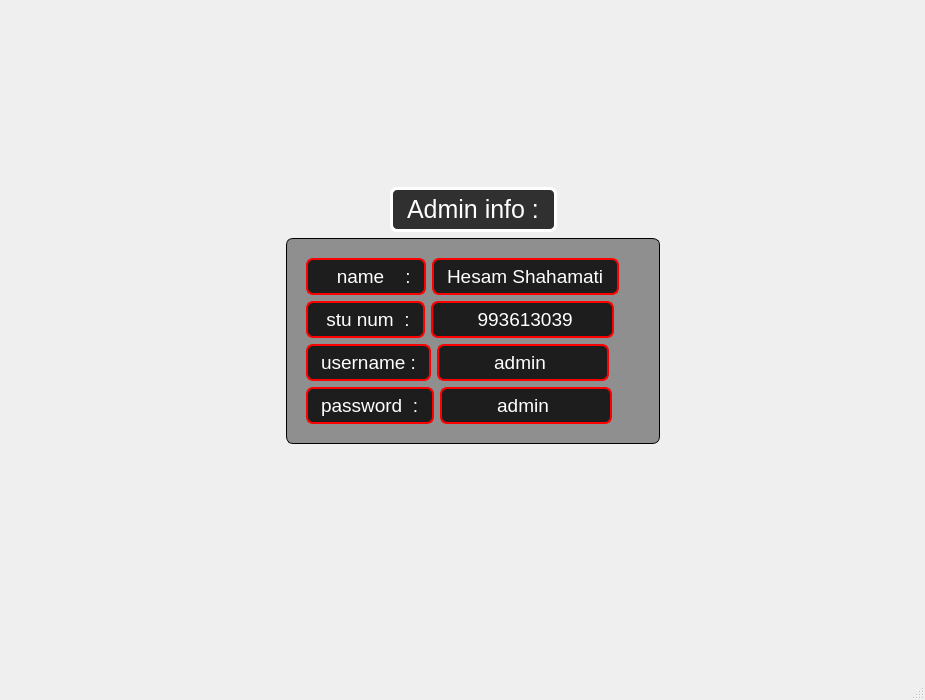
<?xml version="1.0" encoding="UTF-8"?>
<ui version="4.0">
 <class>admin_profile</class>
 <widget class="QMainWindow" name="admin_profile">
  <property name="geometry">
   <rect>
    <x>0</x>
    <y>0</y>
    <width>925</width>
    <height>700</height>
   </rect>
  </property>
  <property name="windowTitle">
   <string>MainWindow</string>
  </property>
  <property name="styleSheet">
   <string notr="true">#centralwidget
{
	border-image: url(:/img/C:/Users/DELTAcomputer/Desktop/lib1.jpg);
}</string>
  </property>
  <widget class="QWidget" name="centralwidget">
   <layout class="QVBoxLayout" name="verticalLayout_3">
    <item>
     <layout class="QHBoxLayout" name="horizontalLayout_4">
      <property name="leftMargin">
       <number>20</number>
      </property>
      <property name="topMargin">
       <number>20</number>
      </property>
      <property name="rightMargin">
       <number>20</number>
      </property>
      <property name="bottomMargin">
       <number>20</number>
      </property>
      <item>
       <widget class="QPushButton" name="pushButton">
        <property name="cursor">
         <cursorShape>PointingHandCursor</cursorShape>
        </property>
        <property name="toolTip">
         <string>Back</string>
        </property>
        <property name="styleSheet">
         <string notr="true">#pushButton
{
border : 10px;
}</string>
        </property>
        <property name="text">
         <string/>
        </property>
        <property name="icon">
         <iconset>
          <normaloff>C:/Users/DELTAcomputer/Desktop/icons/329353.png</normaloff>C:/Users/DELTAcomputer/Desktop/icons/329353.png</iconset>
        </property>
        <property name="iconSize">
         <size>
          <width>55</width>
          <height>55</height>
         </size>
        </property>
       </widget>
      </item>
      <item>
       <spacer name="horizontalSpacer">
        <property name="orientation">
         <enum>Qt::Horizontal</enum>
        </property>
        <property name="sizeHint" stdset="0">
         <size>
          <width>40</width>
          <height>20</height>
         </size>
        </property>
       </spacer>
      </item>
     </layout>
    </item>
    <item>
     <spacer name="verticalSpacer">
      <property name="orientation">
       <enum>Qt::Vertical</enum>
      </property>
      <property name="sizeHint" stdset="0">
       <size>
        <width>20</width>
        <height>40</height>
       </size>
      </property>
     </spacer>
    </item>
    <item>
     <layout class="QHBoxLayout" name="horizontalLayout_6">
      <property name="leftMargin">
       <number>20</number>
      </property>
      <property name="topMargin">
       <number>20</number>
      </property>
      <property name="rightMargin">
       <number>20</number>
      </property>
      <property name="bottomMargin">
       <number>20</number>
      </property>
      <item>
       <spacer name="horizontalSpacer_2">
        <property name="orientation">
         <enum>Qt::Horizontal</enum>
        </property>
        <property name="sizeHint" stdset="0">
         <size>
          <width>40</width>
          <height>20</height>
         </size>
        </property>
       </spacer>
      </item>
      <item>
       <layout class="QVBoxLayout" name="verticalLayout_2">
        <property name="leftMargin">
         <number>20</number>
        </property>
        <property name="topMargin">
         <number>20</number>
        </property>
        <property name="rightMargin">
         <number>0</number>
        </property>
        <property name="bottomMargin">
         <number>20</number>
        </property>
        <item>
         <widget class="QWidget" name="lay2" native="true">
          <property name="styleSheet">
           <string notr="true"/>
          </property>
          <layout class="QHBoxLayout" name="horizontalLayout_5">
           <property name="leftMargin">
            <number>20</number>
           </property>
           <property name="topMargin">
            <number>20</number>
           </property>
           <property name="rightMargin">
            <number>20</number>
           </property>
           <property name="bottomMargin">
            <number>0</number>
           </property>
           <item>
            <spacer name="horizontalSpacer_8">
             <property name="orientation">
              <enum>Qt::Horizontal</enum>
             </property>
             <property name="sizeHint" stdset="0">
              <size>
               <width>40</width>
               <height>20</height>
              </size>
             </property>
            </spacer>
           </item>
           <item>
            <widget class="QLabel" name="label_7">
             <property name="font">
              <font>
               <pointsize>-1</pointsize>
               <weight>50</weight>
               <bold>false</bold>
              </font>
             </property>
             <property name="styleSheet">
              <string notr="true">#label_7
{
font-size: 25px;
    letter-spacing: -.00px;
color : white;
border : 3px solid white;
border-radius : 7px;
background-color : rgba(0, 0, 0,0.8);
    padding: 5px 8px;

}</string>
             </property>
             <property name="text">
              <string>Admin info :</string>
             </property>
            </widget>
           </item>
           <item>
            <spacer name="horizontalSpacer_5">
             <property name="orientation">
              <enum>Qt::Horizontal</enum>
             </property>
             <property name="sizeHint" stdset="0">
              <size>
               <width>40</width>
               <height>20</height>
              </size>
             </property>
            </spacer>
           </item>
          </layout>
         </widget>
        </item>
        <item>
         <widget class="QWidget" name="lay" native="true">
          <property name="styleSheet">
           <string notr="true">#lay
{
background-color : rgba(0, 0, 0,0.4);
border : 1.25px solid black;
border-radius : 7px;
}</string>
          </property>
          <layout class="QVBoxLayout" name="verticalLayout">
           <property name="leftMargin">
            <number>20</number>
           </property>
           <property name="topMargin">
            <number>20</number>
           </property>
           <property name="rightMargin">
            <number>1</number>
           </property>
           <property name="bottomMargin">
            <number>20</number>
           </property>
           <item>
            <layout class="QHBoxLayout" name="horizontalLayout">
             <property name="leftMargin">
              <number>0</number>
             </property>
             <item>
              <widget class="QLabel" name="label">
               <property name="styleSheet">
                <string notr="true">#label
{
font-size: 19px;
    letter-spacing: -.00px;
color : white;
border : 2px solid red;
border-radius : 7px;
background-color : rgba(0, 0, 0,0.8);
    padding: 5px 8px;
}</string>
               </property>
               <property name="text">
                <string>   name    :</string>
               </property>
              </widget>
             </item>
             <item>
              <widget class="QLabel" name="label_2">
               <property name="styleSheet">
                <string notr="true">#label_2
{
font-size: 19px;
    letter-spacing: -.00px;
color : white;
border : 2px solid red;
border-radius : 7px;
background-color : rgba(0, 0, 0,0.8);
    padding: 5px 8px;

}</string>
               </property>
               <property name="text">
                <string>Hesam Shahamati</string>
               </property>
              </widget>
             </item>
             <item>
              <spacer name="horizontalSpacer_9">
               <property name="orientation">
                <enum>Qt::Horizontal</enum>
               </property>
               <property name="sizeHint" stdset="0">
                <size>
                 <width>40</width>
                 <height>20</height>
                </size>
               </property>
              </spacer>
             </item>
            </layout>
           </item>
           <item>
            <layout class="QHBoxLayout" name="horizontalLayout_7">
             <property name="leftMargin">
              <number>0</number>
             </property>
             <property name="topMargin">
              <number>0</number>
             </property>
             <property name="rightMargin">
              <number>0</number>
             </property>
             <property name="bottomMargin">
              <number>0</number>
             </property>
             <item>
              <widget class="QLabel" name="label_8">
               <property name="styleSheet">
                <string notr="true">#label_8
{
font-size: 19px;
    letter-spacing: -.00px;
color : white;
border : 2px solid red;
border-radius : 7px;
background-color : rgba(0, 0, 0,0.8);
    padding: 5px 8px;
}</string>
               </property>
               <property name="text">
                <string> stu num  :</string>
               </property>
              </widget>
             </item>
             <item>
              <widget class="QLabel" name="label_9">
               <property name="styleSheet">
                <string notr="true">#label_9
{
font-size: 19px;
    letter-spacing: -.00px;
color : white;
border : 2px solid red;
border-radius : 7px;
background-color : rgba(0, 0, 0,0.8);
    padding: 5px 8px;
}</string>
               </property>
               <property name="text">
                <string>      993613039     </string>
               </property>
              </widget>
             </item>
             <item>
              <spacer name="horizontalSpacer_6">
               <property name="orientation">
                <enum>Qt::Horizontal</enum>
               </property>
               <property name="sizeHint" stdset="0">
                <size>
                 <width>40</width>
                 <height>20</height>
                </size>
               </property>
              </spacer>
             </item>
            </layout>
           </item>
           <item>
            <layout class="QHBoxLayout" name="horizontalLayout_2">
             <item>
              <widget class="QLabel" name="label_3">
               <property name="styleSheet">
                <string notr="true">#label_3
{
font-size: 19px;
    letter-spacing: -.00px;
color : white;
border : 2px solid red;
border-radius : 7px;
background-color : rgba(0, 0, 0,0.8);
    padding: 5px 8px;

}</string>
               </property>
               <property name="text">
                <string>username :</string>
               </property>
              </widget>
             </item>
             <item>
              <widget class="QLabel" name="label_4">
               <property name="styleSheet">
                <string notr="true">#label_4
{
font-size: 19px;
    letter-spacing: -.00px;
color : white;
border : 2px solid red;
border-radius : 7px;
background-color : rgba(0, 0, 0,0.8);
    padding: 5px 8px;

}</string>
               </property>
               <property name="text">
                <string>        admin         </string>
               </property>
              </widget>
             </item>
             <item>
              <spacer name="horizontalSpacer_7">
               <property name="orientation">
                <enum>Qt::Horizontal</enum>
               </property>
               <property name="sizeHint" stdset="0">
                <size>
                 <width>40</width>
                 <height>20</height>
                </size>
               </property>
              </spacer>
             </item>
            </layout>
           </item>
           <item>
            <layout class="QHBoxLayout" name="horizontalLayout_3">
             <item>
              <widget class="QLabel" name="label_5">
               <property name="styleSheet">
                <string notr="true">#label_5
{
font-size: 19px;
    letter-spacing: -.00px;
color : white;
border : 2px solid red;
border-radius : 7px;
background-color : rgba(0, 0, 0,0.8);
    padding: 5px 8px;

}</string>
               </property>
               <property name="text">
                <string>password  :</string>
               </property>
              </widget>
             </item>
             <item>
              <widget class="QLabel" name="label_6">
               <property name="styleSheet">
                <string notr="true">#label_6
{
font-size: 19px;
    letter-spacing: -.00px;
color : white;
border : 2px solid red;
border-radius : 7px;
background-color : rgba(0, 0, 0,0.8);
    padding: 5px 8px;

}</string>
               </property>
               <property name="text">
                <string>        admin         </string>
               </property>
              </widget>
             </item>
             <item>
              <spacer name="horizontalSpacer_11">
               <property name="orientation">
                <enum>Qt::Horizontal</enum>
               </property>
               <property name="sizeHint" stdset="0">
                <size>
                 <width>40</width>
                 <height>20</height>
                </size>
               </property>
              </spacer>
             </item>
            </layout>
           </item>
          </layout>
         </widget>
        </item>
        <item>
         <spacer name="verticalSpacer_3">
          <property name="orientation">
           <enum>Qt::Vertical</enum>
          </property>
          <property name="sizeHint" stdset="0">
           <size>
            <width>20</width>
            <height>40</height>
           </size>
          </property>
         </spacer>
        </item>
        <item>
         <spacer name="verticalSpacer_4">
          <property name="orientation">
           <enum>Qt::Vertical</enum>
          </property>
          <property name="sizeHint" stdset="0">
           <size>
            <width>20</width>
            <height>40</height>
           </size>
          </property>
         </spacer>
        </item>
       </layout>
      </item>
      <item>
       <spacer name="horizontalSpacer_3">
        <property name="orientation">
         <enum>Qt::Horizontal</enum>
        </property>
        <property name="sizeHint" stdset="0">
         <size>
          <width>40</width>
          <height>20</height>
         </size>
        </property>
       </spacer>
      </item>
     </layout>
    </item>
    <item>
     <spacer name="verticalSpacer_2">
      <property name="orientation">
       <enum>Qt::Vertical</enum>
      </property>
      <property name="sizeHint" stdset="0">
       <size>
        <width>20</width>
        <height>40</height>
       </size>
      </property>
     </spacer>
    </item>
    <item>
     <spacer name="verticalSpacer_5">
      <property name="orientation">
       <enum>Qt::Vertical</enum>
      </property>
      <property name="sizeHint" stdset="0">
       <size>
        <width>20</width>
        <height>40</height>
       </size>
      </property>
     </spacer>
    </item>
   </layout>
  </widget>
  <widget class="QMenuBar" name="menubar">
   <property name="geometry">
    <rect>
     <x>0</x>
     <y>0</y>
     <width>925</width>
     <height>26</height>
    </rect>
   </property>
  </widget>
  <widget class="QStatusBar" name="statusbar"/>
 </widget>
 <resources/>
 <connections/>
</ui>
